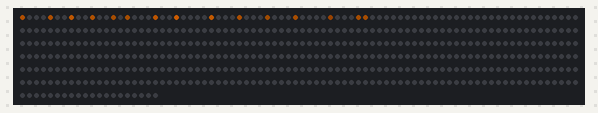
Bench run of a sketch on a simulated Arduino Uno, built with avr-gcc and run on an emulated ATmega328P. On the bench: 500 RGB LEDs in strip order, left to right, continuing on the next row. Dim RGB values are drawn brighter than linear; random numbers use the default seed unless the sketch sets one.

Above: at 3.14 s.

The sketch:

CandleFlickerWithMappingAndDMX.ino
```cpp
#include <FastLED.h>

#define LED_PIN     5
#define COLOR_ORDER RGB
#define CHIPSET     WS2811
#define NUM_LEDS    500
#define NUM_LEDS_A  15

#define BRIGHTNESS  255
#define FRAMES_PER_SECOND 60

typedef struct {
  uint8_t index;
  int8_t x;
  uint8_t y;
  //uint8_t strand;
} TreeLED;

TreeLED strandA[NUM_LEDS_A] = {
  { 0,   0,  0},
  { 4,  -3, 11},
  { 7,  -5, 22},
  {10,   3, 22},
  {13,   8, 27},
  {15,   7, 32},
  {19,  -3, 33},
  {22, -11, 33},
  {27, -10, 47},
  {31,   3, 47},
  {35,  15, 47},
  {39,  25, 47},
  {44,  30, 57},
  {48,  22, 60},
  {49,  18, 60}
};

CRGB leds[NUM_LEDS];

void setup() {
  // put your setup code here, to run once:
  delay(3000); // sanity delay
  FastLED.addLeds<CHIPSET, LED_PIN, COLOR_ORDER>(leds, NUM_LEDS).setCorrection( TypicalLEDStrip );
  FastLED.setBrightness( BRIGHTNESS );
}

void loop() {
  int16_t center = (millis()/20) % 120 - 60;
  for(int i=0; i<NUM_LEDS_A; i++) {
//    uint8_t base_level = max(120, 255 - 4*abs((long)center - strandA[i].y));
    uint8_t base_level = max(120, 255 - 4*abs((long)center - strandA[i].x));

    uint8_t val = random8();
    if (val > 127) {
      setLED(i, CHSV( 30, 240, base_level));
      continue;
    }
    setLED(i, CHSV( 30, 240, qsub8(base_level, val/4)));
  }

  FastLED.show();
  FastLED.delay(75);
}

void setLED(uint8_t index, CRGB color) {
  leds[strandA[index].index] = color;
}
```
